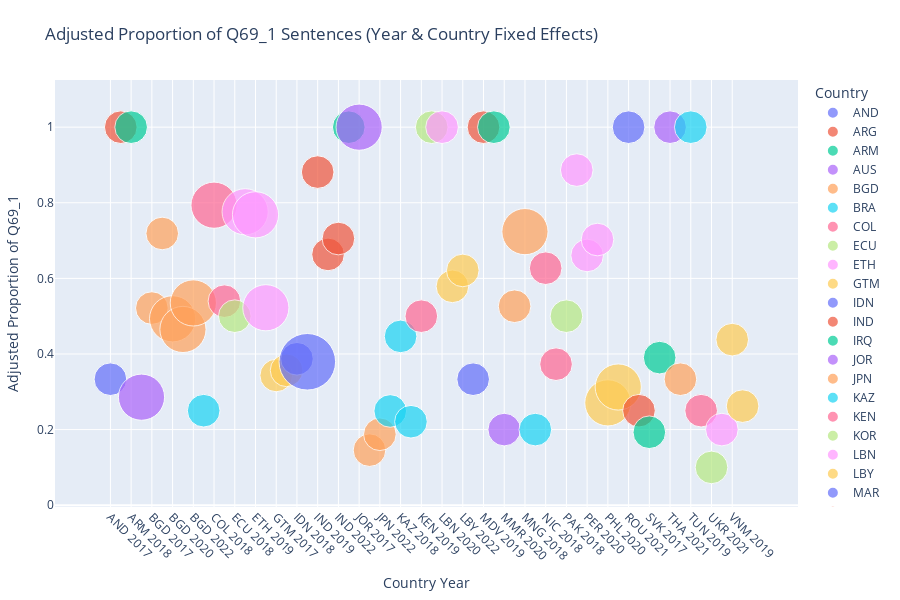

Notebook code for this chart:
### Code cell
import pandas as pd
import plotly.express as px
import statsmodels.formula.api as smf

# Load data
df = pd.read_csv("predictions/q69_predictions_filtered.csv")

q69_labels = ['Q69_1', 'Q69_2', 'Q69_3', 'Q69_4']
df_q69 = df[df['predicted_combined_label'].isin(q69_labels)]

# Aggregate counts per country, year, and label
agg = df_q69.groupby(['B_COUNTRY_ALPHA', 'A_YEAR', 'predicted_combined_label']).size().reset_index(name='sentence_count')

# Total sentences per country-year (all Q69)
total_counts = agg.groupby(['B_COUNTRY_ALPHA', 'A_YEAR'])['sentence_count'].sum().reset_index(name='total_q69_count')

agg = agg.merge(total_counts, on=['B_COUNTRY_ALPHA', 'A_YEAR'])

agg['proportion'] = agg['sentence_count'] / agg['total_q69_count']

# Filter for Q69_1 only
agg_q69_1 = agg[agg['predicted_combined_label'] == 'Q69_1'].copy()

# Fit OLS with country and year fixed effects (categorical)
model = smf.ols('proportion ~ C(B_COUNTRY_ALPHA) + C(A_YEAR)', data=agg_q69_1).fit()

# Add fitted (adjusted) values and residuals
agg_q69_1['fitted_proportion'] = model.fittedvalues
agg_q69_1['residuals'] = model.resid

# Create combined country-year string for x-axis
agg_q69_1['COUNTRY_YEAR'] = agg_q69_1['B_COUNTRY_ALPHA'] + ' ' + agg_q69_1['A_YEAR'].astype(str)

agg_q69_1['COUNTRY_YEAR'] = pd.Categorical(
    agg_q69_1['COUNTRY_YEAR'],
    categories=sorted(agg_q69_1['COUNTRY_YEAR'].unique()),
    ordered=True
)

# Plot adjusted (fitted) proportions
fig = px.scatter(
    agg_q69_1,
    x='COUNTRY_YEAR',
    y='fitted_proportion',
    size='sentence_count',
    color='B_COUNTRY_ALPHA',
    hover_name='COUNTRY_YEAR',
    labels={
        'COUNTRY_YEAR': 'Country Year',
        'fitted_proportion': 'Adjusted Proportion of Q69_1',
        'sentence_count': 'Sentence Count'
    },
    title='Adjusted Proportion of Q69_1 Sentences (Year & Country Fixed Effects)',
    size_max=40,
    height=600
)

fig.update_layout(
    xaxis={'categoryorder': 'array', 'categoryarray': sorted(agg_q69_1['COUNTRY_YEAR'].unique())},
    legend_title_text='Country',
    margin=dict(l=40, r=40, t=80, b=40),
    xaxis_tickangle=45
)

fig.show()

### Figure 1 — Plotly figure (JSON) as saved in the notebook; plotly's stock layout.template omitted (floating-point values rounded to 4 significant figures)
{"data": [{"hovertemplate": "<b>%{hovertext}</b><br><br>B_COUNTRY_ALPHA=AND<br>Country Year=%{x}<br>Adjusted Proportion of Q69_1=%{y}<br>Sentence Count=%{marker.size}<extra></extra>", "hovertext": ["AND 2017"], "legendgroup": "AND", "marker": {"color": "#636efa", "size": [1], "sizemode": "area", "sizeref": 0.001875, "symbol": "circle"}, "mode": "markers", "name": "AND", "orientation": "v", "showlegend": true, "type": "scatter", "x": ["AND 2017"], "xaxis": "x", "y": [0.3333], "yaxis": "y"}, {"hovertemplate": "<b>%{hovertext}</b><br><br>B_COUNTRY_ALPHA=ARG<br>Country Year=%{x}<br>Adjusted Proportion of Q69_1=%{y}<br>Sentence Count=%{marker.size}<extra></extra>", "hovertext": ["ARG 2017"], "legendgroup": "ARG", "marker": {"color": "#EF553B", "size": [1], "sizemode": "area", "sizeref": 0.001875, "symbol": "circle"}, "mode": "markers", "name": "ARG", "orientation": "v", "showlegend": true, "type": "scatter", "x": ["ARG 2017"], "xaxis": "x", "y": [1.0], "yaxis": "y"}, {"hovertemplate": "<b>%{hovertext}</b><br><br>B_COUNTRY_ALPHA=ARM<br>Country Year=%{x}<br>Adjusted Proportion of Q69_1=%{y}<br>Sentence Count=%{marker.size}<extra></extra>", "hovertext": ["ARM 2018"], "legendgroup": "ARM", "marker": {"color": "#00cc96", "size": [1], "sizemode": "area", "sizeref": 0.001875, "symbol": "circle"}, "mode": "markers", "name": "ARM", "orientation": "v", "showlegend": true, "type": "scatter", "x": ["ARM 2018"], "xaxis": "x", "y": [1.0], "yaxis": "y"}, {"hovertemplate": "<b>%{hovertext}</b><br><br>B_COUNTRY_ALPHA=AUS<br>Country Year=%{x}<br>Adjusted Proportion of Q69_1=%{y}<br>Sentence Count=%{marker.size}<extra></extra>", "hovertext": ["AUS 2017"], "legendgroup": "AUS", "marker": {"color": "#ab63fa", "size": [2], "sizemode": "area", "sizeref": 0.001875, "symbol": "circle"}, "mode": "markers", "name": "AUS", "orientation": "v", "showlegend": true, "type": "scatter", "x": ["AUS 2017"], "xaxis": "x", "y": [0.2857], "yaxis": "y"}, {"hovertemplate": "<b>%{hovertext}</b><br><br>B_COUNTRY_ALPHA=BGD<br>Country Year=%{x}<br>Adjusted Proportion of Q69_1=%{y}<br>Sentence Count=%{marker.size}<extra></extra>", "hovertext": ["BGD 2017", "BGD 2018", "BGD 2020", "BGD 2021", "BGD 2022"], "legendgroup": "BGD", "marker": {"color": "#FFA15A", "size": [1, 1, 2, 2, 2], "sizemode": "area", "sizeref": 0.001875, "symbol": "circle"}, "mode": "markers", "name": "BGD", "orientation": "v", "showlegend": true, "type": "scatter", "x": ["BGD 2017", "BGD 2018", "BGD 2020", "BGD 2021", "BGD 2022"], "xaxis": "x", "y": [0.5215, 0.7188, 0.493, 0.4649, 0.535], "yaxis": "y"}, {"hovertemplate": "<b>%{hovertext}</b><br><br>B_COUNTRY_ALPHA=BRA<br>Country Year=%{x}<br>Adjusted Proportion of Q69_1=%{y}<br>Sentence Count=%{marker.size}<extra></extra>", "hovertext": ["BRA 2019"], "legendgroup": "BRA", "marker": {"color": "#19d3f3", "size": [1], "sizemode": "area", "sizeref": 0.001875, "symbol": "circle"}, "mode": "markers", "name": "BRA", "orientation": "v", "showlegend": true, "type": "scatter", "x": ["BRA 2019"], "xaxis": "x", "y": [0.25], "yaxis": "y"}, {"hovertemplate": "<b>%{hovertext}</b><br><br>B_COUNTRY_ALPHA=COL<br>Country Year=%{x}<br>Adjusted Proportion of Q69_1=%{y}<br>Sentence Count=%{marker.size}<extra></extra>", "hovertext": ["COL 2018", "COL 2021"], "legendgroup": "COL", "marker": {"color": "#FF6692", "size": [2, 1], "sizemode": "area", "sizeref": 0.001875, "symbol": "circle"}, "mode": "markers", "name": "COL", "orientation": "v", "showlegend": true, "type": "scatter", "x": ["COL 2018", "COL 2021"], "xaxis": "x", "y": [0.7936, 0.5397], "yaxis": "y"}, {"hovertemplate": "<b>%{hovertext}</b><br><br>B_COUNTRY_ALPHA=ECU<br>Country Year=%{x}<br>Adjusted Proportion of Q69_1=%{y}<br>Sentence Count=%{marker.size}<extra></extra>", "hovertext": ["ECU 2018"], "legendgroup": "ECU", "marker": {"color": "#B6E880", "size": [1], "sizemode": "area", "sizeref": 0.001875, "symbol": "circle"}, "mode": "markers", "name": "ECU", "orientation": "v", "showlegend": true, "type": "scatter", "x": ["ECU 2018"], "xaxis": "x", "y": [0.5], "yaxis": "y"}, {"hovertemplate": "<b>%{hovertext}</b><br><br>B_COUNTRY_ALPHA=ETH<br>Country Year=%{x}<br>Adjusted Proportion of Q69_1=%{y}<br>Sentence Count=%{marker.size}<extra></extra>", "hovertext": ["ETH 2018", "ETH 2019", "ETH 2021"], "legendgroup": "ETH", "marker": {"color": "#FF97FF", "size": [2, 2, 2], "sizemode": "area", "sizeref": 0.001875, "symbol": "circle"}, "mode": "markers", "name": "ETH", "orientation": "v", "showlegend": true, "type": "scatter", "x": ["ETH 2018", "ETH 2019", "ETH 2021"], "xaxis": "x", "y": [0.7762, 0.7682, 0.5223], "yaxis": "y"}, {"hovertemplate": "<b>%{hovertext}</b><br><br>B_COUNTRY_ALPHA=GTM<br>Country Year=%{x}<br>Adjusted Proportion of Q69_1=%{y}<br>Sentence Count=%{marker.size}<extra></extra>", "hovertext": ["GTM 2017", "GTM 2022"], "legendgroup": "GTM", "marker": {"color": "#FECB52", "size": [1, 1], "sizemode": "area", "sizeref": 0.001875, "symbol": "circle"}, "mode": "markers", "name": "GTM", "orientation": "v", "showlegend": true, "type": "scatter", "x": ["GTM 2017", "GTM 2022"], "xaxis": "x", "y": [0.3432, 0.3568], "yaxis": "y"}, {"hovertemplate": "<b>%{hovertext}</b><br><br>B_COUNTRY_ALPHA=IDN<br>Country Year=%{x}<br>Adjusted Proportion of Q69_1=%{y}<br>Sentence Count=%{marker.size}<extra></extra>", "hovertext": ["IDN 2018", "IDN 2019"], "legendgroup": "IDN", "marker": {"color": "#636efa", "size": [1, 3], "sizemode": "area", "sizeref": 0.001875, "symbol": "circle"}, "mode": "markers", "name": "IDN", "orientation": "v", "showlegend": true, "type": "scatter", "x": ["IDN 2018", "IDN 2019"], "xaxis": "x", "y": [0.3873, 0.3793], "yaxis": "y"}, {"hovertemplate": "<b>%{hovertext}</b><br><br>B_COUNTRY_ALPHA=IND<br>Country Year=%{x}<br>Adjusted Proportion of Q69_1=%{y}<br>Sentence Count=%{marker.size}<extra></extra>", "hovertext": ["IND 2019", "IND 2020", "IND 2022"], "legendgroup": "IND", "marker": {"color": "#EF553B", "size": [1, 1, 1], "sizemode": "area", "sizeref": 0.001875, "symbol": "circle"}, "mode": "markers", "name": "IND", "orientation": "v", "showlegend": true, "type": "scatter", "x": ["IND 2019", "IND 2020", "IND 2022"], "xaxis": "x", "y": [0.8812, 0.6634, 0.7054], "yaxis": "y"}, {"hovertemplate": "<b>%{hovertext}</b><br><br>B_COUNTRY_ALPHA=IRQ<br>Country Year=%{x}<br>Adjusted Proportion of Q69_1=%{y}<br>Sentence Count=%{marker.size}<extra></extra>", "hovertext": ["IRQ 2022"], "legendgroup": "IRQ", "marker": {"color": "#00cc96", "size": [1], "sizemode": "area", "sizeref": 0.001875, "symbol": "circle"}, "mode": "markers", "name": "IRQ", "orientation": "v", "showlegend": true, "type": "scatter", "x": ["IRQ 2022"], "xaxis": "x", "y": [1.0], "yaxis": "y"}, {"hovertemplate": "<b>%{hovertext}</b><br><br>B_COUNTRY_ALPHA=JOR<br>Country Year=%{x}<br>Adjusted Proportion of Q69_1=%{y}<br>Sentence Count=%{marker.size}<extra></extra>", "hovertext": ["JOR 2017"], "legendgroup": "JOR", "marker": {"color": "#ab63fa", "size": [2], "sizemode": "area", "sizeref": 0.001875, "symbol": "circle"}, "mode": "markers", "name": "JOR", "orientation": "v", "showlegend": true, "type": "scatter", "x": ["JOR 2017"], "xaxis": "x", "y": [1.0], "yaxis": "y"}, {"hovertemplate": "<b>%{hovertext}</b><br><br>B_COUNTRY_ALPHA=JPN<br>Country Year=%{x}<br>Adjusted Proportion of Q69_1=%{y}<br>Sentence Count=%{marker.size}<extra></extra>", "hovertext": ["JPN 2020", "JPN 2022"], "legendgroup": "JPN", "marker": {"color": "#FFA15A", "size": [1, 1], "sizemode": "area", "sizeref": 0.001875, "symbol": "circle"}, "mode": "markers", "name": "JPN", "orientation": "v", "showlegend": true, "type": "scatter", "x": ["JPN 2020", "JPN 2022"], "xaxis": "x", "y": [0.1457, 0.1877], "yaxis": "y"}, {"hovertemplate": "<b>%{hovertext}</b><br><br>B_COUNTRY_ALPHA=KAZ<br>Country Year=%{x}<br>Adjusted Proportion of Q69_1=%{y}<br>Sentence Count=%{marker.size}<extra></extra>", "hovertext": ["KAZ 2017", "KAZ 2018", "KAZ 2020"], "legendgroup": "KAZ", "marker": {"color": "#19d3f3", "size": [1, 1, 1], "sizemode": "area", "sizeref": 0.001875, "symbol": "circle"}, "mode": "markers", "name": "KAZ", "orientation": "v", "showlegend": true, "type": "scatter", "x": ["KAZ 2017", "KAZ 2018", "KAZ 2020"], "xaxis": "x", "y": [0.2493, 0.4466, 0.2208], "yaxis": "y"}, {"hovertemplate": "<b>%{hovertext}</b><br><br>B_COUNTRY_ALPHA=KEN<br>Country Year=%{x}<br>Adjusted Proportion of Q69_1=%{y}<br>Sentence Count=%{marker.size}<extra></extra>", "hovertext": ["KEN 2019"], "legendgroup": "KEN", "marker": {"color": "#FF6692", "size": [1], "sizemode": "area", "sizeref": 0.001875, "symbol": "circle"}, "mode": "markers", "name": "KEN", "orientation": "v", "showlegend": true, "type": "scatter", "x": ["KEN 2019"], "xaxis": "x", "y": [0.5], "yaxis": "y"}, {"hovertemplate": "<b>%{hovertext}</b><br><br>B_COUNTRY_ALPHA=KOR<br>Country Year=%{x}<br>Adjusted Proportion of Q69_1=%{y}<br>Sentence Count=%{marker.size}<extra></extra>", "hovertext": ["KOR 2017"], "legendgroup": "KOR", "marker": {"color": "#B6E880", "size": [1], "sizemode": "area", "sizeref": 0.001875, "symbol": "circle"}, "mode": "markers", "name": "KOR", "orientation": "v", "showlegend": true, "type": "scatter", "x": ["KOR 2017"], "xaxis": "x", "y": [1.0], "yaxis": "y"}, {"hovertemplate": "<b>%{hovertext}</b><br><br>B_COUNTRY_ALPHA=LBN<br>Country Year=%{x}<br>Adjusted Proportion of Q69_1=%{y}<br>Sentence Count=%{marker.size}<extra></extra>", "hovertext": ["LBN 2020"], "legendgroup": "LBN", "marker": {"color": "#FF97FF", "size": [1], "sizemode": "area", "sizeref": 0.001875, "symbol": "circle"}, "mode": "markers", "name": "LBN", "orientation": "v", "showlegend": true, "type": "scatter", "x": ["LBN 2020"], "xaxis": "x", "y": [1.0], "yaxis": "y"}, {"hovertemplate": "<b>%{hovertext}</b><br><br>B_COUNTRY_ALPHA=LBY<br>Country Year=%{x}<br>Adjusted Proportion of Q69_1=%{y}<br>Sentence Count=%{marker.size}<extra></extra>", "hovertext": ["LBY 2020", "LBY 2022"], "legendgroup": "LBY", "marker": {"color": "#FECB52", "size": [1, 1], "sizemode": "area", "sizeref": 0.001875, "symbol": "circle"}, "mode": "markers", "name": "LBY", "orientation": "v", "showlegend": true, "type": "scatter", "x": ["LBY 2020", "LBY 2022"], "xaxis": "x", "y": [0.579, 0.621], "yaxis": "y"}, {"hovertemplate": "<b>%{hovertext}</b><br><br>B_COUNTRY_ALPHA=MAR<br>Country Year=%{x}<br>Adjusted Proportion of Q69_1=%{y}<br>Sentence Count=%{marker.size}<extra></extra>", "hovertext": ["MAR 2022"], "legendgroup": "MAR", "marker": {"color": "#636efa", "size": [1], "sizemode": "area", "sizeref": 0.001875, "symbol": "circle"}, "mode": "markers", "name": "MAR", "orientation": "v", "showlegend": true, "type": "scatter", "x": ["MAR 2022"], "xaxis": "x", "y": [0.3333], "yaxis": "y"}, {"hovertemplate": "<b>%{hovertext}</b><br><br>B_COUNTRY_ALPHA=MDV<br>Country Year=%{x}<br>Adjusted Proportion of Q69_1=%{y}<br>Sentence Count=%{marker.size}<extra></extra>", "hovertext": ["MDV 2019"], "legendgroup": "MDV", "marker": {"color": "#EF553B", "size": [1], "sizemode": "area", "sizeref": 0.001875, "symbol": "circle"}, "mode": "markers", "name": "MDV", "orientation": "v", "showlegend": true, "type": "scatter", "x": ["MDV 2019"], "xaxis": "x", "y": [1.0], "yaxis": "y"}, {"hovertemplate": "<b>%{hovertext}</b><br><br>B_COUNTRY_ALPHA=MEX<br>Country Year=%{x}<br>Adjusted Proportion of Q69_1=%{y}<br>Sentence Count=%{marker.size}<extra></extra>", "hovertext": ["MEX 2021"], "legendgroup": "MEX", "marker": {"color": "#00cc96", "size": [1], "sizemode": "area", "sizeref": 0.001875, "symbol": "circle"}, "mode": "markers", "name": "MEX", "orientation": "v", "showlegend": true, "type": "scatter", "x": ["MEX 2021"], "xaxis": "x", "y": [1.0], "yaxis": "y"}, {"hovertemplate": "<b>%{hovertext}</b><br><br>B_COUNTRY_ALPHA=MMR<br>Country Year=%{x}<br>Adjusted Proportion of Q69_1=%{y}<br>Sentence Count=%{marker.size}<extra></extra>", "hovertext": ["MMR 2020"], "legendgroup": "MMR", "marker": {"color": "#ab63fa", "size": [1], "sizemode": "area", "sizeref": 0.001875, "symbol": "circle"}, "mode": "markers", "name": "MMR", "orientation": "v", "showlegend": true, "type": "scatter", "x": ["MMR 2020"], "xaxis": "x", "y": [0.2], "yaxis": "y"}, {"hovertemplate": "<b>%{hovertext}</b><br><br>B_COUNTRY_ALPHA=MNG<br>Country Year=%{x}<br>Adjusted Proportion of Q69_1=%{y}<br>Sentence Count=%{marker.size}<extra></extra>", "hovertext": ["MNG 2017", "MNG 2018"], "legendgroup": "MNG", "marker": {"color": "#FFA15A", "size": [1, 2], "sizemode": "area", "sizeref": 0.001875, "symbol": "circle"}, "mode": "markers", "name": "MNG", "orientation": "v", "showlegend": true, "type": "scatter", "x": ["MNG 2017", "MNG 2018"], "xaxis": "x", "y": [0.5263, 0.7237], "yaxis": "y"}, {"hovertemplate": "<b>%{hovertext}</b><br><br>B_COUNTRY_ALPHA=NGA<br>Country Year=%{x}<br>Adjusted Proportion of Q69_1=%{y}<br>Sentence Count=%{marker.size}<extra></extra>", "hovertext": ["NGA 2018"], "legendgroup": "NGA", "marker": {"color": "#19d3f3", "size": [1], "sizemode": "area", "sizeref": 0.001875, "symbol": "circle"}, "mode": "markers", "name": "NGA", "orientation": "v", "showlegend": true, "type": "scatter", "x": ["NGA 2018"], "xaxis": "x", "y": [0.2], "yaxis": "y"}, {"hovertemplate": "<b>%{hovertext}</b><br><br>B_COUNTRY_ALPHA=NIC<br>Country Year=%{x}<br>Adjusted Proportion of Q69_1=%{y}<br>Sentence Count=%{marker.size}<extra></extra>", "hovertext": ["NIC 2018", "NIC 2021"], "legendgroup": "NIC", "marker": {"color": "#FF6692", "size": [1, 1], "sizemode": "area", "sizeref": 0.001875, "symbol": "circle"}, "mode": "markers", "name": "NIC", "orientation": "v", "showlegend": true, "type": "scatter", "x": ["NIC 2018", "NIC 2021"], "xaxis": "x", "y": [0.6269, 0.3731], "yaxis": "y"}, {"hovertemplate": "<b>%{hovertext}</b><br><br>B_COUNTRY_ALPHA=PAK<br>Country Year=%{x}<br>Adjusted Proportion of Q69_1=%{y}<br>Sentence Count=%{marker.size}<extra></extra>", "hovertext": ["PAK 2018"], "legendgroup": "PAK", "marker": {"color": "#B6E880", "size": [1], "sizemode": "area", "sizeref": 0.001875, "symbol": "circle"}, "mode": "markers", "name": "PAK", "orientation": "v", "showlegend": true, "type": "scatter", "x": ["PAK 2018"], "xaxis": "x", "y": [0.5], "yaxis": "y"}, {"hovertemplate": "<b>%{hovertext}</b><br><br>B_COUNTRY_ALPHA=PER<br>Country Year=%{x}<br>Adjusted Proportion of Q69_1=%{y}<br>Sentence Count=%{marker.size}<extra></extra>", "hovertext": ["PER 2018", "PER 2020", "PER 2022"], "legendgroup": "PER", "marker": {"color": "#FF97FF", "size": [1, 1, 1], "sizemode": "area", "sizeref": 0.001875, "symbol": "circle"}, "mode": "markers", "name": "PER", "orientation": "v", "showlegend": true, "type": "scatter", "x": ["PER 2018", "PER 2020", "PER 2022"], "xaxis": "x", "y": [0.8865, 0.6607, 0.7027], "yaxis": "y"}, {"hovertemplate": "<b>%{hovertext}</b><br><br>B_COUNTRY_ALPHA=PHL<br>Country Year=%{x}<br>Adjusted Proportion of Q69_1=%{y}<br>Sentence Count=%{marker.size}<extra></extra>", "hovertext": ["PHL 2020", "PHL 2022"], "legendgroup": "PHL", "marker": {"color": "#FECB52", "size": [2, 2], "sizemode": "area", "sizeref": 0.001875, "symbol": "circle"}, "mode": "markers", "name": "PHL", "orientation": "v", "showlegend": true, "type": "scatter", "x": ["PHL 2020", "PHL 2022"], "xaxis": "x", "y": [0.2707, 0.3127], "yaxis": "y"}, {"hovertemplate": "<b>%{hovertext}</b><br><br>B_COUNTRY_ALPHA=ROU<br>Country Year=%{x}<br>Adjusted Proportion of Q69_1=%{y}<br>Sentence Count=%{marker.size}<extra></extra>", "hovertext": ["ROU 2021"], "legendgroup": "ROU", "marker": {"color": "#636efa", "size": [1], "sizemode": "area", "sizeref": 0.001875, "symbol": "circle"}, "mode": "markers", "name": "ROU", "orientation": "v", "showlegend": true, "type": "scatter", "x": ["ROU 2021"], "xaxis": "x", "y": [1.0], "yaxis": "y"}, {"hovertemplate": "<b>%{hovertext}</b><br><br>B_COUNTRY_ALPHA=SGP<br>Country Year=%{x}<br>Adjusted Proportion of Q69_1=%{y}<br>Sentence Count=%{marker.size}<extra></extra>", "hovertext": ["SGP 2018"], "legendgroup": "SGP", "marker": {"color": "#EF553B", "size": [1], "sizemode": "area", "sizeref": 0.001875, "symbol": "circle"}, "mode": "markers", "name": "SGP", "orientation": "v", "showlegend": true, "type": "scatter", "x": ["SGP 2018"], "xaxis": "x", "y": [0.25], "yaxis": "y"}, {"hovertemplate": "<b>%{hovertext}</b><br><br>B_COUNTRY_ALPHA=SVK<br>Country Year=%{x}<br>Adjusted Proportion of Q69_1=%{y}<br>Sentence Count=%{marker.size}<extra></extra>", "hovertext": ["SVK 2017", "SVK 2018"], "legendgroup": "SVK", "marker": {"color": "#00cc96", "size": [1, 1], "sizemode": "area", "sizeref": 0.001875, "symbol": "circle"}, "mode": "markers", "name": "SVK", "orientation": "v", "showlegend": true, "type": "scatter", "x": ["SVK 2017", "SVK 2018"], "xaxis": "x", "y": [0.193, 0.3903], "yaxis": "y"}, {"hovertemplate": "<b>%{hovertext}</b><br><br>B_COUNTRY_ALPHA=THA<br>Country Year=%{x}<br>Adjusted Proportion of Q69_1=%{y}<br>Sentence Count=%{marker.size}<extra></extra>", "hovertext": ["THA 2021"], "legendgroup": "THA", "marker": {"color": "#ab63fa", "size": [1], "sizemode": "area", "sizeref": 0.001875, "symbol": "circle"}, "mode": "markers", "name": "THA", "orientation": "v", "showlegend": true, "type": "scatter", "x": ["THA 2021"], "xaxis": "x", "y": [1.0], "yaxis": "y"}, {"hovertemplate": "<b>%{hovertext}</b><br><br>B_COUNTRY_ALPHA=TJK<br>Country Year=%{x}<br>Adjusted Proportion of Q69_1=%{y}<br>Sentence Count=%{marker.size}<extra></extra>", "hovertext": ["TJK 2020"], "legendgroup": "TJK", "marker": {"color": "#FFA15A", "size": [1], "sizemode": "area", "sizeref": 0.001875, "symbol": "circle"}, "mode": "markers", "name": "TJK", "orientation": "v", "showlegend": true, "type": "scatter", "x": ["TJK 2020"], "xaxis": "x", "y": [0.3333], "yaxis": "y"}, {"hovertemplate": "<b>%{hovertext}</b><br><br>B_COUNTRY_ALPHA=TUN<br>Country Year=%{x}<br>Adjusted Proportion of Q69_1=%{y}<br>Sentence Count=%{marker.size}<extra></extra>", "hovertext": ["TUN 2019"], "legendgroup": "TUN", "marker": {"color": "#19d3f3", "size": [1], "sizemode": "area", "sizeref": 0.001875, "symbol": "circle"}, "mode": "markers", "name": "TUN", "orientation": "v", "showlegend": true, "type": "scatter", "x": ["TUN 2019"], "xaxis": "x", "y": [1.0], "yaxis": "y"}, {"hovertemplate": "<b>%{hovertext}</b><br><br>B_COUNTRY_ALPHA=TUR<br>Country Year=%{x}<br>Adjusted Proportion of Q69_1=%{y}<br>Sentence Count=%{marker.size}<extra></extra>", "hovertext": ["TUR 2018"], "legendgroup": "TUR", "marker": {"color": "#FF6692", "size": [1], "sizemode": "area", "sizeref": 0.001875, "symbol": "circle"}, "mode": "markers", "name": "TUR", "orientation": "v", "showlegend": true, "type": "scatter", "x": ["TUR 2018"], "xaxis": "x", "y": [0.25], "yaxis": "y"}, {"hovertemplate": "<b>%{hovertext}</b><br><br>B_COUNTRY_ALPHA=UKR<br>Country Year=%{x}<br>Adjusted Proportion of Q69_1=%{y}<br>Sentence Count=%{marker.size}<extra></extra>", "hovertext": ["UKR 2021"], "legendgroup": "UKR", "marker": {"color": "#B6E880", "size": [1], "sizemode": "area", "sizeref": 0.001875, "symbol": "circle"}, "mode": "markers", "name": "UKR", "orientation": "v", "showlegend": true, "type": "scatter", "x": ["UKR 2021"], "xaxis": "x", "y": [0.1], "yaxis": "y"}, {"hovertemplate": "<b>%{hovertext}</b><br><br>B_COUNTRY_ALPHA=URY<br>Country Year=%{x}<br>Adjusted Proportion of Q69_1=%{y}<br>Sentence Count=%{marker.size}<extra></extra>", "hovertext": ["URY 2017"], "legendgroup": "URY", "marker": {"color": "#FF97FF", "size": [1], "sizemode": "area", "sizeref": 0.001875, "symbol": "circle"}, "mode": "markers", "name": "URY", "orientation": "v", "showlegend": true, "type": "scatter", "x": ["URY 2017"], "xaxis": "x", "y": [0.2], "yaxis": "y"}, {"hovertemplate": "<b>%{hovertext}</b><br><br>B_COUNTRY_ALPHA=VNM<br>Country Year=%{x}<br>Adjusted Proportion of Q69_1=%{y}<br>Sentence Count=%{marker.size}<extra></extra>", "hovertext": ["VNM 2019", "VNM 2022"], "legendgroup": "VNM", "marker": {"color": "#FECB52", "size": [1, 1], "sizemode": "area", "sizeref": 0.001875, "symbol": "circle"}, "mode": "markers", "name": "VNM", "orientation": "v", "showlegend": true, "type": "scatter", "x": ["VNM 2019", "VNM 2022"], "xaxis": "x", "y": [0.4379, 0.2621], "yaxis": "y"}], "layout": {"height": 600, "legend": {"itemsizing": "constant", "title": {"text": "Country"}, "tracegroupgap": 0}, "margin": {"b": 40, "l": 40, "r": 40, "t": 80}, "title": {"text": "Adjusted Proportion of Q69_1 Sentences (Year & Country Fixed Effects)"}, "xaxis": {"anchor": "y", "categoryarray": ["AND 2017", "ARG 2017", "ARM 2018", "AUS 2017", "BGD 2017", "BGD 2018", "BGD 2020", "BGD 2021", "BGD 2022", "BRA 2019", "COL 2018", "COL 2021", "ECU 2018", "ETH 2018", "ETH 2019", "ETH 2021", "GTM 2017", "GTM 2022", "IDN 2018", "IDN 2019", "IND 2019", "IND 2020", "IND 2022", "IRQ 2022", "JOR 2017", "JPN 2020", "JPN 2022", "KAZ 2017", "KAZ 2018", "KAZ 2020", "KEN 2019", "KOR 2017", "LBN 2020", "LBY 2020", "LBY 2022", "MAR 2022", "MDV 2019", "MEX 2021", "MMR 2020", "MNG 2017", "MNG 2018", "NGA 2018", "NIC 2018", "NIC 2021", "PAK 2018", "PER 2018", "PER 2020", "PER 2022", "PHL 2020", "PHL 2022", "ROU 2021", "SGP 2018", "SVK 2017", "SVK 2018", "THA 2021", "TJK 2020", "TUN 2019", "TUR 2018", "UKR 2021", "URY 2017", "VNM 2019", "VNM 2022"], "categoryorder": "array", "domain": [0, 1], "tickangle": 45, "title": {"text": "Country Year"}}, "yaxis": {"anchor": "x", "domain": [0, 1], "title": {"text": "Adjusted Proportion of Q69_1"}}}}
